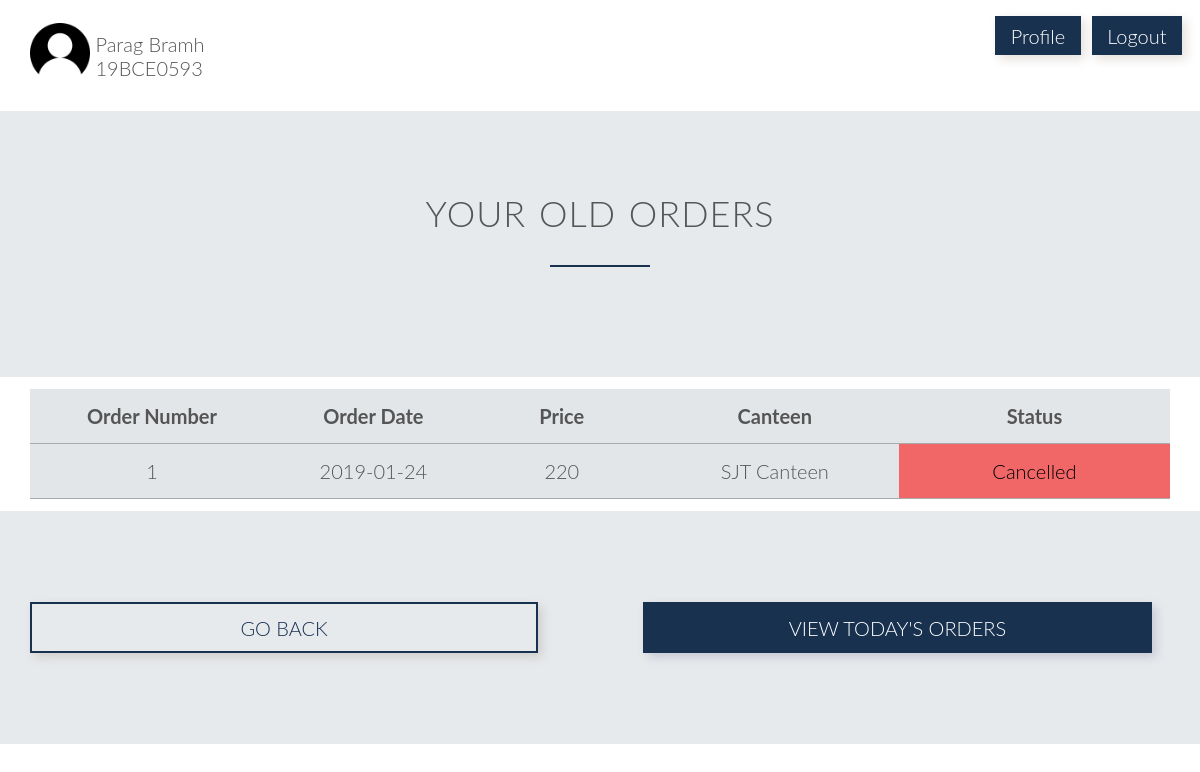
The app's page /stordview.php (signed in) with its own data.
### tables this page shows
CREATE TABLE `customer` (
  `custid` varchar(10) NOT NULL,
  `name` varchar(25) DEFAULT NULL,
  `wallet` int(11) DEFAULT NULL,
  `hblock` varchar(2) DEFAULT NULL,
  `hroom` int(11) DEFAULT NULL,
  `phone` decimal(30,0) DEFAULT NULL
);

CREATE TABLE `ord` (
  `oid` int(11) NOT NULL,
  `cid` int(11) DEFAULT NULL,
  `custid` varchar(10) DEFAULT NULL,
  `odate` date DEFAULT NULL,
  `cost` int(11) DEFAULT NULL,
  `status` varchar(15) DEFAULT NULL,
  `eid` int(11) DEFAULT NULL
);

CREATE TABLE `canteen` (
  `cid` int(11) NOT NULL,
  `name` varchar(25) DEFAULT NULL,
  `location` varchar(10) DEFAULT NULL
);

### stordview.php (the view, shortened to what this page needs)
<!DOCTYPE html>
<?php
    include('sessioncust.php');
    $uname = $_SESSION['login_user'];
    $sql = "SELECT * from customer where custid='$uname'";
    $result = mysqli_query($db,$sql);
    $row = mysqli_fetch_array($result,MYSQLI_ASSOC);
?>
<html>
    <head>
        <link rel="stylesheet" type="text/css" href="css/stordstatc.css">
        <link rel="stylesheet" type="text/css" href="css/grid.css">
    </head>
    <body>
        <section class="section-cant">
            <div class="row">
                <div class="col span-10-of-12">
                    <img src="images/person.png" style="border-radius: 20%; width: 5vw;">
                    <div style="display: inline-block; vertical-align: super"><?php echo $row['name']?><br><?php echo $row['custid']?></div>
                </div>
                <div class="col span-1-of-12"><a style="text-decoration: none; background-color: #18314f; padding: 10% 20%; color: white; vertical-align: text-bottom; margin-top: 20%; margin-bottom: 20%; box-shadow: 4px 4px 10px rgba(72, 39, 10, 0.15)" href="profile.php">Profile</a></div>
                <div class="col span-1-of-12"><a style="text-decoration: none; background-color: #18314f; padding: 10% 20%; color: white; vertical-align: text-bottom; margin-top: 20%; margin-bottom: 20%; box-shadow: 4px 4px 10px rgba(72, 39, 10, 0.15)" href="index.php">Logout</a></div>
            </div>
        </section>
        <section class="section-plans">
			<div class="row">
				<h2>Your Old Orders</h2>
			</div>
		</section>
        <section class="section-cant">
            <div class="row">
                <table>
                    <tr>
                        <td width=15 style="text-align: center;"><strong>Order Number</strong></td>
                        <td width=15 style="text-align: center;"><strong>Order Date</strong></td>
                        <td width=15 style="text-align: center;"><strong>Price</strong></td>
                        <td width=15 style="text-align: center;"><strong>Canteen</strong></td>
                        <td width=15 style="text-align: center;"><strong>Status</strong></td>
                    </tr>
                    <?php
                        $un = $row['custid'];
                        $al = "select * from ord where custid='$un'";
                        $res = mysqli_query($db,$al);
                        while($item = mysqli_fetch_array($res, MYSQLI_ASSOC)) {
                            if(strcmp($item['odate'],date("Y-m-d"))!=0){
                                $cid = $item['cid'];
                                $q = "select name from canteen where cid='$cid'";
                                $r = mysqli_query($db,$q);
                                $name = mysqli_fetch_array($r,MYSQLI_ASSOC);
                                if(strcmp($item['status'],'Cancelled')==0){
                                    echo "<tr><td style=\"text-align: center;\">".$item['oid']."<td style=\"text-align: center;\">".$item['odate']."<td style=\"text-align: center;\">".$item['cost']."<td style=\"text-align: center;\">".$name['name']."</td>";
                                    echo "<td style=\"margin:10px; background: rgba(245, 70, 70, 0.8);color:black; text-align: center;\"><a href='stord.php?oid=".$item['oid']."' style=\"text-decoration:none; color:black;\">Cancelled</a></td>";
                                    echo "</tr>";
                                }
                            }
                        }
                    ?>
                </table>
            </div>
        </section>
        <section class="section-plans">
            <div class="row">
                <a style="text-decoration: none; color:#18314f;" href="homepage.php">
                    <div class="col span-5-of-11" style="box-shadow: 4px 4px 10px rgba(72, 39, 10, 0.15); text-align: center; padding: 1%;border: 2px solid #18314f;">
                        GO BACK
                    </div>
                </a>
                <div class="col">&nbsp;&nbsp;&nbsp;&nbsp;&nbsp;&nbsp;&nbsp;&nbsp;&nbsp;&nbsp;&nbsp;&nbsp;&nbsp;&nbsp;&nbsp;&nbsp;</div>
                <a style="text-decoration: none; color: white;" href="stordstat.php">
                    <div class="col span-5-of-11" style="box-shadow: 4px 4px 10px rgba(12, 10, 72, 0.15); text-align: center; padding: 1%;border: 2px solid #18314f;background-color: #18314f;">
                        VIEW TODAY'S ORDERS
                    </div>
                </a>
            </div>
        </section>
   </body>
</html>

### css/stordstatc.css (style rules this page uses)
* { margin:0; padding: 0; -webkit-box-sizing: border-box; box-sizing: border-box; }
html, body { background-color: #fff; color: #555; font-family: 'Lato','Arial', sans-serif; font-weight: 300; font-size: 20px; text-rendering: optimizeLegibility; overflow-x: hidden; }
.row { max-width: 1140px; margin: 0 auto; }
section { padding: 80px 0px; }
h1, h2, h3 { font-weight: 300; text-transform: uppercase; }
h2 { font-size: 180%; word-spacing: 2px; text-align: center; margin-bottom: 30px; letter-spacing: 1px; }
h2:after { display: block; height: 2px; background-color: #18314f; content: " "; width: 100px; margin: 0 auto; margin-top: 30px; }
table { border:none; width: 100%; border-collapse: collapse; }
th, td { padding: 15px; text-align: left; vertical-align: middle; border: none; border-bottom: 1px solid #aaaaaa; }
tr { background-color: rgba(24, 49, 79, 0.12); }
.section-cant { padding: 1%; }
.section-plans { background-color: rgba(24, 49, 79, 0.1); }

### css/grid.css (style rules this page uses)
.row { zoom: 1; }
.row:before, .row:after { content:""; display:table; }
.row:after { clear:both; }
.col { display: block; float:left; margin: 1% 0 1% 1.6%; }
.col:first-child { margin-left: 0; }
.span-5-of-11 { width: 44.58%; }
.span-10-of-12 { width: 83.06%; }
.span-1-of-12 { width: 6.86%; }

### records on screen
customer: name "Parag Bramh", custid "19BCE0593"
ord: oid "1", odate "2019-01-24", cost "220", cid.name "SJT Canteen"
